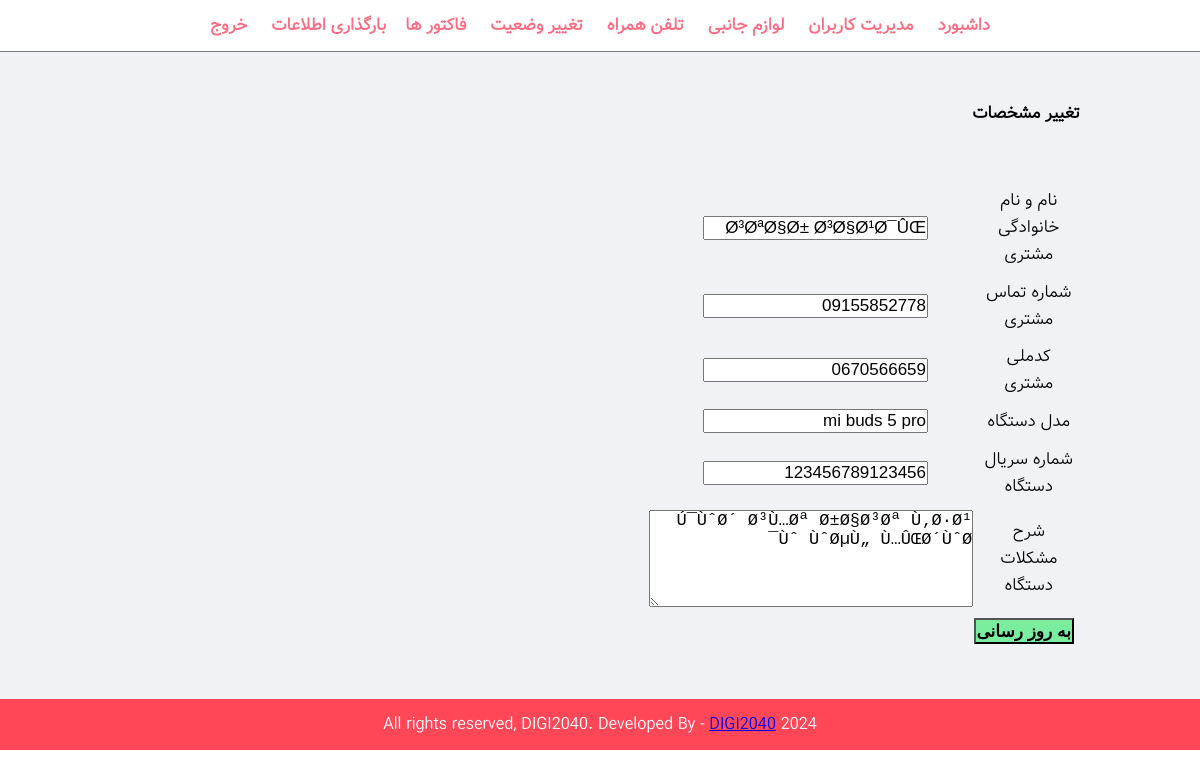
Screenshot of /admin/update-janebi.php?id=204020014 (signed in) with the database file from the repository.
### tables this page shows
CREATE TABLE `tbl_janebi` (
  `id` int(10) UNSIGNED NOT NULL,
  `admin` varchar(50) NOT NULL,
  `cusname` varchar(100) NOT NULL,
  `description` mediumtext NOT NULL,
  `cusphone` varchar(12) NOT NULL,
  `cusid` varchar(10) NOT NULL,
  `model` varchar(100) NOT NULL,
  `imei` varchar(20) NOT NULL,
  `date` varchar(18) NOT NULL,
  `time` varchar(12) NOT NULL,
  `status` int(5) NOT NULL DEFAULT 1,
  `desc1` tinytext NOT NULL,
  `desc2` tinytext NOT NULL,
  `desc3` tinytext NOT NULL,
  `desc4` tinytext NOT NULL,
  `desc5` tinytext NOT NULL,
  `desc6` tinytext NOT NULL,
  `date1` varchar(18) NOT NULL,
  `date2` varchar(18) NOT NULL,
  `date3` varchar(18) NOT NULL,
  `date4` varchar(18) NOT NULL,
  `date5` varchar(18) NOT NULL,
  `date6` varchar(18) NOT NULL,
  `note` tinytext NOT NULL,
  `image1_name` varchar(50) NOT NULL,
  `pay` tinyint(1) NOT NULL DEFAULT 0
);

### admin/update-janebi.php (the view, shortened to what this page needs)
<?php include('partials/menu.php'); ?>
<?php
    if(isset($_GET['id']))
    {
        $id = $_GET['id'];
        $sql2 = "SELECT * FROM tbl_janebi WHERE id=$id";
        $res2 = mysqli_query($conn, $sql2);
        $row2 = mysqli_fetch_assoc($res2);
        $cusname = $row2['cusname'];
        $description = $row2['description'];
        $cusphone = $row2['cusphone'];
        $cusid = $row2['cusid'];
        $model = $row2['model'];
        $imei = $row2['imei'];
    }
    else
    {
		echo "<script type='text/javascript'>document.location.href='".SITEURL."admin/manage-janebi.php';</script>";
    }?>
<div class="main-content">
    <div class="wrapper">
        <h1>تغییر مشخصات</h1>
        <br><br>
        <form action="" method="POST">
        <table class="tbl-30">
            <tr>
                <td>نام و نام خانوادگی مشتری</td>
                <td>
                    <input type="text" name="cusname" value="<?php echo $cusname; ?>">
                </td>
            </tr>
            <tr>
                <td>شماره تماس مشتری</td>
                <td>
                    <input type="text" name="cusphone" value="<?php echo $cusphone; ?>">
                </td>
            </tr>
            <tr>
                <td>کدملی مشتری</td>
                <td>
                    <input type="text" name="cusid" value="<?php echo $cusid; ?>">
                </td>
            </tr>
            <tr>
                <td>مدل دستگاه</td>
                <td>
                    <input type="text" name="model" value="<?php echo $model; ?>">
                </td>
            </tr>
            <tr>
                <td>شماره سریال دستگاه</td>
                <td>
                    <input type="text" name="imei" value="<?php echo $imei; ?>">
                </td>
            </tr>
            <tr>
                <td>شرح مشکلات دستگاه</td>
                <td>
                    <textarea name="description" cols="30" rows="5"><?php echo $description; ?></textarea>
                </td>
            </tr>
            <tr>
                <td>
                    <input type="submit" name="submit" value="به روز رسانی" class="btn-secondary">
                </td>
            </tr>
        </table>
        </form>
    </div>
</div>
<?php include('partials/footer.php'); ?>

### css/admin.css (style rules this page uses)
body { font-family: vazir; direction: rtl; }
* { margin: 0; padding: 0; font-size: 17px; }
.wrapper { padding: 1%; width: 80%; margin: 0 auto; }
.tbl-30 { width: 30%; }
table tr td { padding: 1%; text-align:center; }
.btn-secondary { background-color: #7bed9f; padding: 1%; color: black; text-decoration: none; font-weight: bold; }
.main-content { background-color: #f1f2f6; padding: 3% 0; }

### rows the page displays
tbl_janebi: cusname "Ø³ØªØ§Ø± Ø³Ø§Ø¹Ø¯ÛŒ", cusphone "09155852778", cusid "0670566659", model "mi buds 5 pro", imei "123456789123456", description "Ú¯ÙˆØ´ Ø³Ù…Øª Ø±Ø§Ø³Øª Ù‚Ø·Ø¹ Ùˆ ÙˆØµÙ„ Ù…ÛŒØ´ÙˆØ¯"
